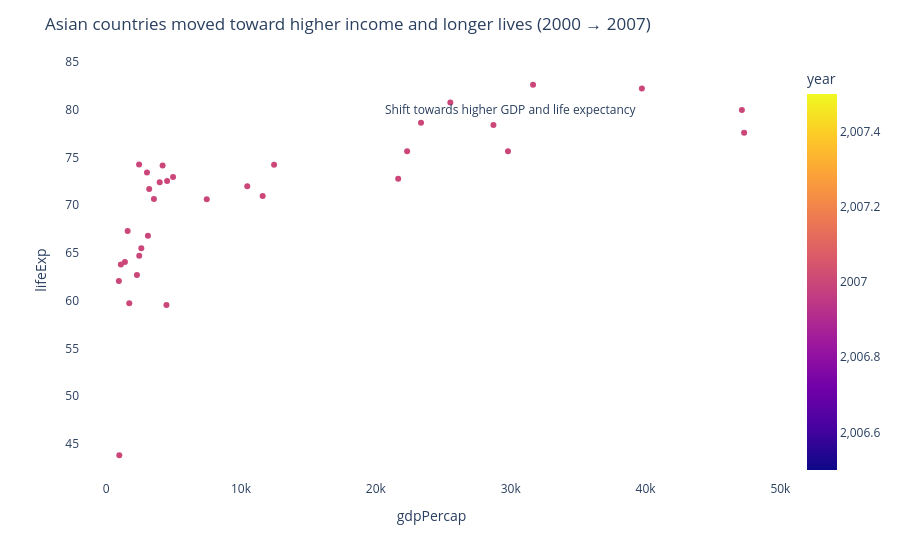

The notebook cell saved with this chart:
### Code cell
continent_choice = "Asia"

scatter_df = df[
    (df['continent'] == continent_choice) &
    (df['year'].isin([2000, 2007]))
]

fig = px.scatter(
    scatter_df,
    x="gdpPercap",
    y="lifeExp",
    color="year",
    hover_name="country",
    color_discrete_map={2000: "##D3D3D3", 2007: "#442220"}  # grey vs highlight
)

# Optional: add annotation showing general shift
fig.add_annotation(
    x=30000, y=80,
    text="Shift towards higher GDP and life expectancy",
    showarrow=False,
    font=dict(size=12)
)

fig.update_layout(
    title="Asian countries moved toward higher income and longer lives (2000 → 2007)",
    plot_bgcolor="white",
    paper_bgcolor="white"
)

fig.update_xaxes(showgrid=False)
fig.update_yaxes(showgrid=False)

fig.show()

### Figure 1 — Plotly figure (JSON) as saved in the notebook; plotly's stock layout.template omitted (floating-point values rounded to 4 significant figures)
{"data": [{"hovertemplate": "<b>%{hovertext}</b><br><br>gdpPercap=%{x}<br>lifeExp=%{y}<br>year=%{marker.color}<extra></extra>", "hovertext": ["Afghanistan", "Bahrain", "Bangladesh", "Cambodia", "China", "Hong Kong, China", "India", "Indonesia", "Iran", "Iraq", "Israel", "Japan", "Jordan", "Korea, Dem. Rep.", "Korea, Rep.", "Kuwait", "Lebanon", "Malaysia", "Mongolia", "Myanmar", "Nepal", "Oman", "Pakistan", "Philippines", "Saudi Arabia", "Singapore", "Sri Lanka", "Syria", "Taiwan", "Thailand", "Vietnam", "West Bank and Gaza", "Yemen, Rep."], "legendgroup": "", "marker": {"color": [2007, 2007, 2007, 2007, 2007, 2007, 2007, 2007, 2007, 2007, 2007, 2007, 2007, 2007, 2007, 2007, 2007, 2007, 2007, 2007, 2007, 2007, 2007, 2007, 2007, 2007, 2007, 2007, 2007, 2007, 2007, 2007, 2007], "coloraxis": "coloraxis", "symbol": "circle"}, "mode": "markers", "name": "", "orientation": "v", "showlegend": false, "type": "scatter", "x": [974.6, 29800.0, 1391.0, 1714.0, 4959.0, 39720.0, 2452.0, 3541.0, 11610.0, 4471.0, 25520.0, 31660.0, 4519.0, 1593.0, 23350.0, 47310.0, 10460.0, 12450.0, 3096.0, 944.0, 1091.0, 22320.0, 2606.0, 3190.0, 21650.0, 47140.0, 3970.0, 4185.0, 28720.0, 7458.0, 2442.0, 3025.0, 2281.0], "xaxis": "x", "y": [43.83, 75.64, 64.06, 59.72, 72.96, 82.21, 64.7, 70.65, 70.96, 59.55, 80.75, 82.6, 72.53, 67.3, 78.62, 77.59, 71.99, 74.24, 66.8, 62.07, 63.78, 75.64, 65.48, 71.69, 72.78, 79.97, 72.4, 74.14, 78.4, 70.62, 74.25, 73.42, 62.7], "yaxis": "y"}], "layout": {"annotations": [{"font": {"size": 12}, "showarrow": false, "text": "Shift towards higher GDP and life expectancy", "x": 30000, "y": 80}], "coloraxis": {"colorbar": {"title": {"text": "year"}}, "colorscale": [[0, "#0d0887"], [0.1111, "#46039f"], [0.2222, "#7201a8"], [0.3333, "#9c179e"], [0.4444, "#bd3786"], [0.5556, "#d8576b"], [0.6667, "#ed7953"], [0.7778, "#fb9f3a"], [0.8889, "#fdca26"], [1, "#f0f921"]]}, "legend": {"tracegroupgap": 0}, "margin": {"t": 60}, "paper_bgcolor": "white", "plot_bgcolor": "white", "title": {"text": "Asian countries moved toward higher income and longer lives (2000 → 2007)"}, "xaxis": {"anchor": "y", "domain": [0, 1], "showgrid": false, "title": {"text": "gdpPercap"}}, "yaxis": {"anchor": "x", "domain": [0, 1], "showgrid": false, "title": {"text": "lifeExp"}}}}
